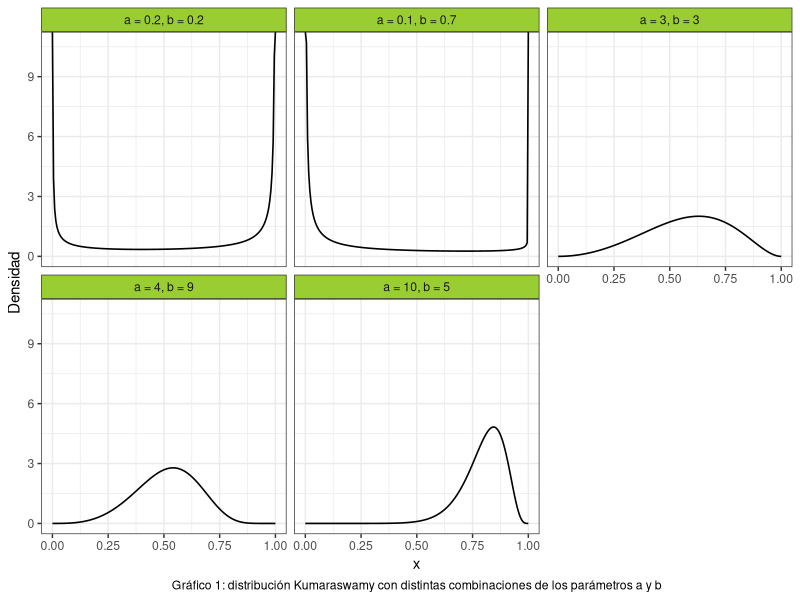
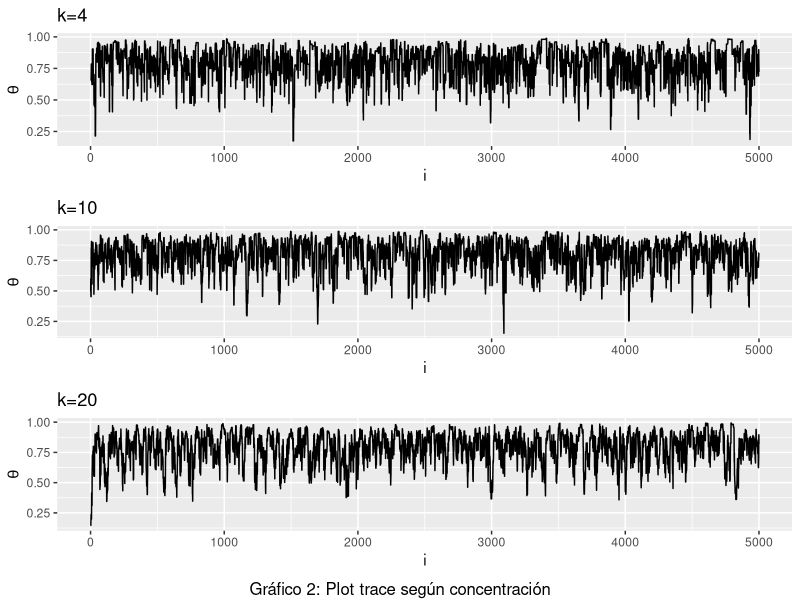
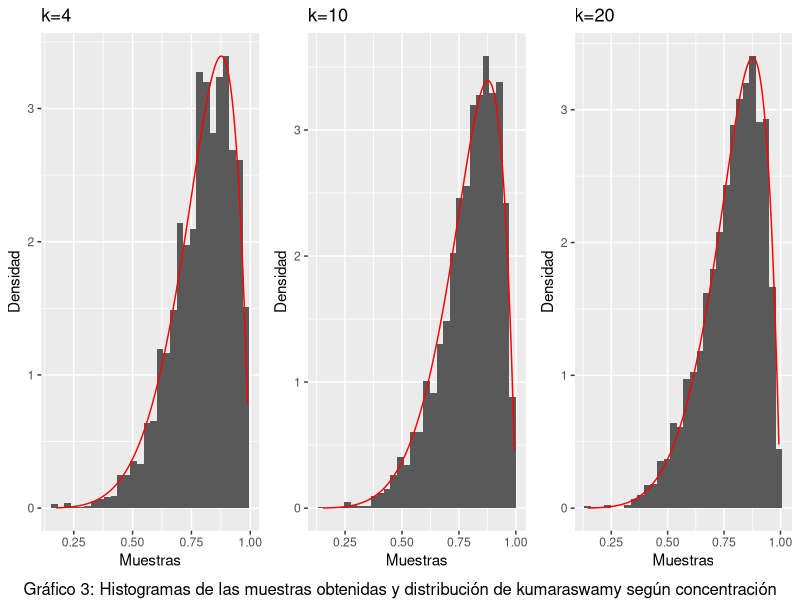
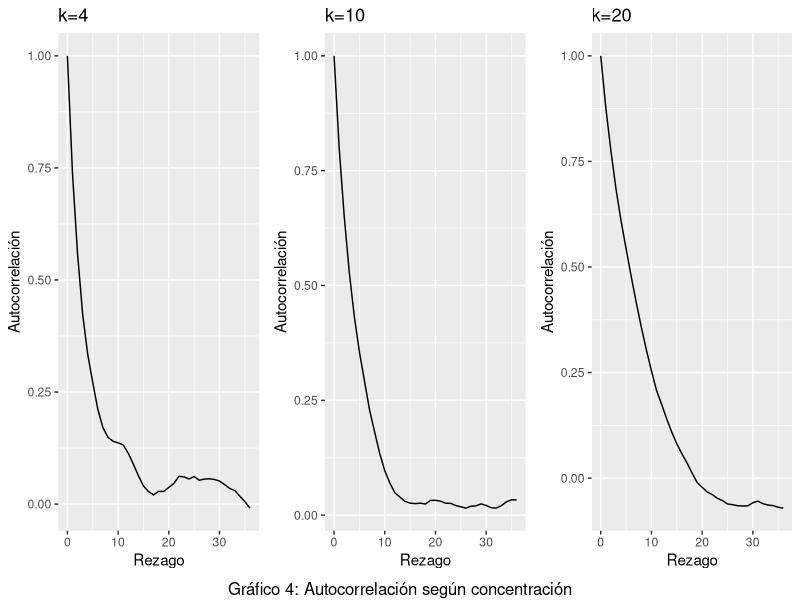
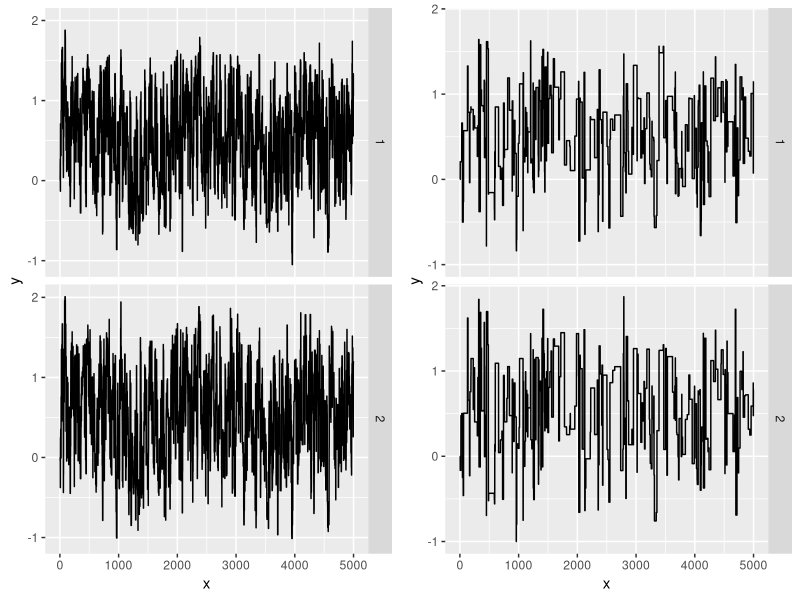
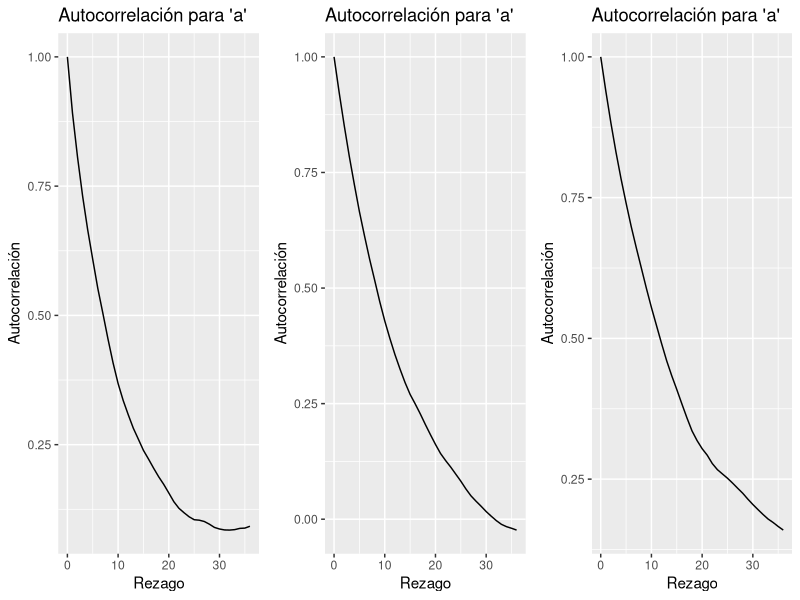
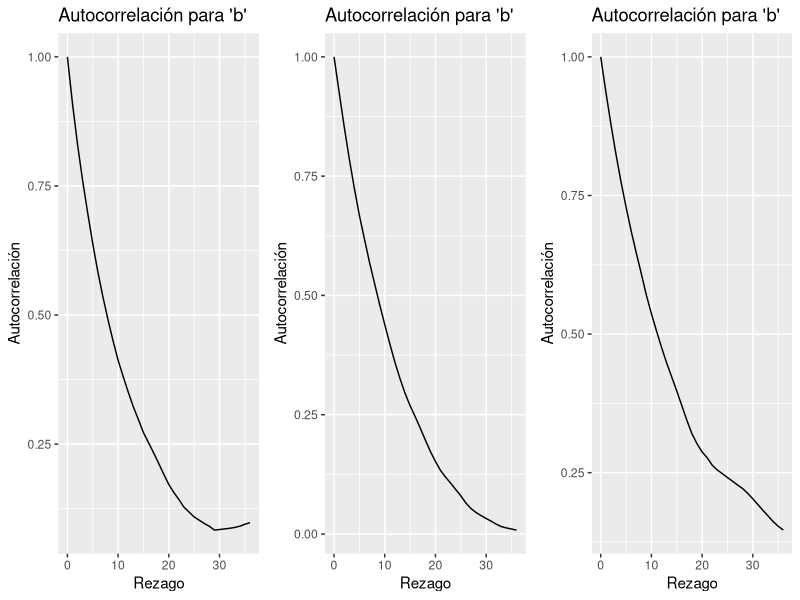

Reproduce these figures in R, in order.
## ---- chunk 1
#Librerias
library(ggplot2)
library(dplyr)
library(gridExtra)
library(kableExtra)
library(stats)
library(mvtnorm)
set.seed(394)
## ---- chunk 2

cant_saltos <- 0


sample_mh <- function(d_objetivo, r_propuesta, d_propuesta, p_inicial, n) {
  muestras <- matrix(nrow = n, ncol = length(p_inicial))
  muestras[1, ] <- p_inicial
  
  for(i in 2:n) {
    p_actual <- muestras[i-1,]
    p_nuevo <- r_propuesta(p_actual)
    
    f_nuevo <- d_objetivo(p_nuevo)
    f_actual <- d_objetivo(p_actual)
    
    q_actual <- d_propuesta(p_actual, mean = p_nuevo)
    q_nuevo <- d_propuesta(p_nuevo, mean = p_actual)
    
    alpha <- min(1, (f_nuevo/f_actual)*(q_actual/q_nuevo))
    aceptar <- rbinom(1, 1, alpha)
    
    if(aceptar) { 
      muestras[i,] <- p_nuevo
      cant_saltos <- cant_saltos + 1
      
    } else {
      muestras[i,] <- p_actual
    }
  }
  
  if (ncol(muestras) == 1) {
    muestras <- as.vector(muestras)
  } 
  return(list(muestras=muestras,cant_saltos=cant_saltos))
}

## ---- chunk 3
#Punto 2
# Crear grilla para los valores de "x"
grid_n <- 200
x_grid <- seq(0, 1, length.out = grid_n)

kumaraswamy <- function(x, a, b){
  a*b*(x^(a-1))*((1-(x^a))^(b-1))
}

a <- c(0.2, 0.1, 3, 4, 10)
b <- c(0.2, 0.7, 3, 9, 5)


#Creamos un data frame para graficar la distribución de Kumaraswamy:

data1 <- data.frame(
  Funcion = as.factor(rep(1:5, each = grid_n)),
  Densidad = numeric(5 * grid_n),
  Grilla = rep(x_grid, times = 5)
) 

# Completamos el data frame con las densidades:
for(i in 1:5) {
    indices <- seq(from = 1 + (i - 1) * 200, to = 200 + (i - 1) * 200)
    data1$Densidad[indices] <- kumaraswamy(x_grid, a[i], b[i])
}

# Cambiamos las etiquetas de las variables para mejorar el gráfico
levels(data1$Funcion) <- c("a = 0.2, b = 0.2",
                           "a = 0.1, b = 0.7",
                           "a = 3, b = 3",
                           "a = 4, b = 9",
                           "a = 10, b = 5")

ggplot(data = data1, aes(x = Grilla, y = Densidad)) +
  geom_line(size = 0.55) +
  facet_wrap(~Funcion) +
  theme_bw() +
  labs(x = "x",
       caption = "Gráfico 1: distribución Kumaraswamy con distintas combinaciones de los parámetros a y b") + 
  theme(
    strip.background = element_rect(fill = "olivedrab3"),
    plot.caption = element_text(hjust = 0.5)
  )

## ---- chunk 4
#Punto 3
concentracion3 <- c(4,10,20)
tabla3 <- data.frame ( 
  concentracion = rep(concentracion3, each = 5000),
  muestra = numeric(15000)
  )
tasa3 <- numeric(3)

for (i in 1:3) {
#Funciones a usar
d_objetivo3 <- function(x) kumaraswamy(x, 6, 2)
d_propuesta3 <- function(x, mean) dbeta(x, shape1 = mean * concentracion3[i], shape2 = (1-mean) * concentracion3[i])
r_propuesta3 <- function(x) rbeta(1, shape1 = x * concentracion3[i], shape2 = (1-x) * concentracion3[i])
#Donde x hace referencia a mu
n3 <- 5000
p_inicial3 <- rbeta(1,shape1=2,shape2=2)
funcion3 <- sample_mh(d_objetivo3, r_propuesta3, d_propuesta3, p_inicial3, n3)
indices <- seq(from = 1 + (i - 1) * 5000, to = 5000 + (i - 1) * 5000)
tabla3$muestra[indices] <- funcion3$muestras

tasa3[i] <- funcion3$cant_saltos/n3
} 

#Tasa de aceptacion
tabla3_2 <- data.frame(
  Concentracion = c("4","10","20"),
  Tasa_de_aceptacion = tasa3
) %>%
  kable() %>%
  kable_styling(bootstrap_options = c("striped","hover","condensed")) %>%
  add_footnote("Tabla 1: Tasa de aceptación")

print (tabla3_2)
## ---- chunk 5

#Gata peluda junta
# Agrego una columna con el orden de las muestras
tabla3$orden <- rep(1:5000, times = 3)
tabla3$concentracion <- as.factor(tabla3$concentracion) 


# Gráfico con múltiples líneas
grafico3_1 <- ggplot(data = tabla3, aes(x = orden, y = muestra, group = concentracion, color = concentracion)) +
  geom_line() +
  theme_bw() +
  labs(x = "x", y = "y", color = "Group", caption = "Gráfico: Trace plot para las 3 concentraciones") +
  theme(legend.position = "top")  



#Trace plots
plot_trace <- function(x){
  data.frame(x = seq_along(x), y = x) %>% 
    ggplot() +
    geom_line(aes(x = x, y = y))
}

grafico3_2 <- plot_trace(tabla3$muestra[1:5000]) +
              labs(x = "i", y = expression(theta), title = "k=4")
grafico3_3 <- plot_trace(tabla3$muestra[5001:10000]) +
              labs(x = "i", y = expression(theta), title = "k=10")
grafico3_4 <- plot_trace(tabla3$muestra[10001:15000]) +
              labs(x = "i", y = expression(theta), title = "k=20")

grid.arrange(grafico3_2,grafico3_3,grafico3_4, nrow=3, bottom ="Gráfico 2: Plot trace según concentración")
## ---- chunk 6

#Histogramas
plot_hist <- function(x, d_objetivo3) {
  x_seq <- seq(min(x), max(x), length.out = n3)
  df_hist <- data.frame(x = x)
  df_line <- data.frame(x = x_seq, y = d_objetivo3(x_seq))
  
  ggplot(df_hist)+
    geom_histogram(aes(x = x, y =after_stat(density))) +
    geom_line(aes(x = x, y = y), data = df_line, color = "red")
}

grafico3_5 <- plot_hist(tabla3$muestra[1:5000],d_objetivo3) +
  labs (title = "k=4", x = "Muestras", y = "Densidad")
grafico3_6 <- plot_hist(tabla3$muestra[5001:10000],d_objetivo3) +
  labs (title = "k=10", x = "Muestras", y = "Densidad")
grafico3_7 <- plot_hist(tabla3$muestra[10001:15000],d_objetivo3) +
  labs (title = "k=20", x = "Muestras", y = "Densidad")

grid.arrange(grafico3_5,grafico3_6,grafico3_7,nrow=1, bottom = "Gráfico 3: Histogramas de las muestras obtenidas y distribución de kumaraswamy según concentración")

## ---- chunk 7

#Graficos de autocorrelacion
plot_acf <- function(data, title) {
  acf_result <- acf(data, plot = FALSE)
  ggplot() +
    geom_line(aes(y = acf_result$acf, x = acf_result$lag)) +
    labs(title = title, x = "Rezago", y = "Autocorrelación")
}


grafico3_8 <- plot_acf(tabla3$muestra[1:5000], "k=4")
grafico3_9 <- plot_acf(tabla3$muestra[5001:10000], "k=10")
grafico3_10 <- plot_acf(tabla3$muestra[10001:15000], "k=20")

grid.arrange(grafico3_8,grafico3_9,grafico3_10,nrow=1,  bottom = "Gráfico 4: Autocorrelación según concentración") 

## ---- chunk 8
#Punto 4
muestra4_1 <- tabla3$muestra[1:5000]
muestra4_2 <- tabla3$muestra[5001:10000]
muestra4_3 <- tabla3$muestra[10001:15000]

#Calculo de la media y los percentiles 5 y 95 para X:
variable_x <- data.frame(
  Muestra = c("1", "2", "3"),
  Concentración = c("k=4", "k=10", "k=20"),
  Medias =  c(mean(muestra4_1), mean(muestra4_2), mean(muestra4_3)),
  Percentil_5 = c(quantile(muestra4_1, prob = c(0.05)),
                  quantile(muestra4_2, prob = c(0.05)),
                  quantile(muestra4_3, prob = c(0.05))
                  ),
  Percentil_95 = c(quantile(muestra4_1, prob = c(0.95)),
                  quantile(muestra4_2, prob = c(0.95)),
                  quantile(muestra4_3, prob = c(0.95))
                  )
) %>%
  kable() %>%
  kable_styling(bootstrap_options = c("striped","hover","condensed")) %>%
  add_footnote("Tabla 2: Media y percentiles de X")

print(variable_x)


## ---- chunk 9
#Cálculo de la media y los percentiles 5 y 95 para logit(X):
l_m1 <- log((muestra4_1/(1-muestra4_1)))
l_m2 <- log((muestra4_2/(1-muestra4_2)))
l_m3 <- log((muestra4_3/(1-muestra4_3)))



variable_logit_X <- data.frame(
  Muestra = c("1", "2", "3"),
  Concentración = c("k=4", "k=10", "k=20"),
  Medias = c(mean(l_m1), mean(l_m2), mean(l_m3)),
  Percentil_5 = c(quantile(l_m1, prob = c(0.05)),
                  quantile(l_m2, prob = c(0.05)),
                  quantile(l_m3, prob = c(0.05))
                  ),
  Percentil_95 = c(quantile(l_m1, prob = c(0.95)),
                  quantile(l_m2, prob = c(0.95)),
                  quantile(l_m3, prob = c(0.95))
                  )
) %>%
  kable() %>%
  kable_styling(bootstrap_options = c("striped","hover","condensed")) %>%
  add_footnote("Tabla 3: Media y percentiles de logit(X)")


print(variable_logit_X)


## ---- chunk 10
#Paso 7

# Funciones a utilizar
#1.Trace plot
plot_trace <- function(x, y) {
  n <- length(x)
  df <- data.frame(
    x = rep(1:n, 2),
    y = c(x,y),
    dimension = rep(1:2, each = n)
  )
  
  ggplot(df) + 
    geom_line(aes(x = x, y = y)) +
    facet_grid(rows = vars(dimension))
}


#2. Cálculo de R sombrero

W <- function(muestras) {
  
  mean(apply(muestras, 2, var))
 
}


B <-  function(muestras, M, S) {
  media_g <- mean(muestras)
  media_cadena <- mean(apply(muestras, 2, mean))
  
  
  b <- (S/(M-1))* sum((media_cadena-media_g)^2)
  #S = cantidad observaciones
  #M = cantidad muestras
  return(b)
}


r_hat <- function(x) {
  S <- nrow(x)
  M <- ncol(x)
  W <- W(x)
  B <- B(x, M, S)
  
  sqrt(((S/(S-1))*W + (1/S)*B)/W)
}

#3. Número efectivo de muestras
n_eff <- function(muestras){
  S <- length(muestras)
  autocorr <- acf(muestras, plot = F, lag = Inf)$acf
  limite <- which((autocorr < 0.001))[1] #sumamos hasta ese valor
  denom <- 1 + 2 * sum(autocorr[2:limite])
  
  S/denom
  
}


n7 <- 5000
funcion7_1 <- function(matriz_cov) {
    d_objetivo7 <- function(x) dmvnorm(x,c(0.4,0.75),matrix(c(1.35,0.4,0.4,2.4),nrow=2))
    d_propuesta7 <- function(x, mean) dmvnorm(x,mean = mean ,sigma = matriz_cov)
    r_propuesta7 <- function(x) rmvnorm(1, mean = x, sigma = matriz_cov)  


funcion7 <- sample_mh(d_objetivo7,r_propuesta7,d_propuesta7,c(0,0),n7)
muestra7 <- funcion7$muestras
grafico7_1 <- plot_trace(muestra7[,1],muestra7[,2])
r_sombrero <- r_hat(muestra7)
n_eff7_1 <- n_eff(muestra7[,1])
n_eff7_2 <- n_eff(muestra7[,2])
 return(list(grafico = grafico7_1, n1 = n_eff7_1, n2 = n_eff7_2, r = r_sombrero,
             muestra7 = muestra7))

}

#Evalucación de diferentes matrices de variancia y covariancia
matriz1 <- funcion7_1(matrix(c(2, 0.5, 0.5, 3), nrow = 2))
matriz2 <- funcion7_1(matrix(c(2, 0, 0, 3), nrow = 2))
matriz3 <- funcion7_1(matrix(c(0.4, 0, 0, 0.4), nrow = 2))
matriz4 <- funcion7_1(matrix(c(1, 0, 0, 1), nrow = 2))
matriz5 <- funcion7_1(matrix(c(5, 0, 0, 6), nrow = 2))

tabla <- data.frame(
  Matriz = c("1", "2", "3", "4", "5"),
  Num_efectivo_p1 = trunc(c(matriz1$n1, matriz2$n1, matriz3$n1, matriz4$n1, matriz5$n1)),
  Num_efectivo_p2 = trunc(c(matriz1$n2, matriz2$n2, matriz3$n2, matriz4$n2, matriz5$n2))
)
tabla
#Nos quedariamos con la ultima matriz.
## ---- chunk 11
#Punto 8: se calculan las probabilidades con la última matriz de var y cov.
muestra7 <- as.data.frame(matriz5$muestra7)
colnames(muestra7) <- c("X", "Y")

#Probabilidades estimadas
#Probabilidad n°1:
prob1 <- muestra7 %>% 
  filter(X > 1) %>% 
  count(Y < 0)

prob1$n[2]/(n7)


#Probabilidad n°2:
prob2 <- muestra7 %>% 
  filter(X > 1) %>% 
  count(Y > 2)

prob2$n[2]/(n7)



#Probabilidad n°3:
prob3 <- muestra7 %>% 
  filter(X > 0.4) %>% 
  count(Y > 0.75)

prob3$n[2]/(n7)



#Probabilidades reales:

#Probabilidad n°1:
pmvnorm(lower = c(1, -Inf), upper = c(Inf, 0), 
        mean = c(0.4, 0.75), sigma = matrix(c(1.35, 0.4, 0.4, 2.4), nrow = 2))

#Cómo funcionan "lower" y "upper"? 
#"lower" es un vector que indica los limites inferiores de cada variable: 1 para X y -Infinito para Y; "upper" funciona de manera igual.


#Probabilidad n°2:
pmvnorm(lower = c(1, 2), upper = c(Inf, Inf), 
        mean = c(0.4, 0.75), sigma = matrix(c(1.35, 0.4, 0.4, 2.4), nrow = 2))



#Probabilidad n°3:
pmvnorm(lower = c(0.4, 0.75), upper = c(Inf, Inf), 
        mean = c(0.4, 0.75), sigma = matrix(c(1.35, 0.4, 0.4, 2.4), nrow = 2))


## ---- chunk 12
#Punto 9

p_estrella <- function(x, a, b){
  exp(-((((a - x[1])^2) + b * ((x[2] - x[1])^2))^2))
}



n9 <- 5000

funcion9_1 <- function(matriz_cov) {
    d_objetivo9 <- function(x) p_estrella(x, 0.5, 5)
    d_propuesta9 <- function(x, mean) dmvnorm(x, mean = mean, sigma = matriz_cov)
    r_propuesta9 <- function(x) rmvnorm(1, mean = x, sigma = matriz_cov)  
    
    funcion9 <- sample_mh(d_objetivo9,r_propuesta9,d_propuesta9,c(0,0),n9)
    muestra9 <- funcion9$muestras
    grafico9_1 <- plot_trace(muestra9[,1],muestra9[,2])
    
    n_eff9_1 <- n_eff(muestra9[,1])
    n_eff9_2 <- n_eff(muestra9[,2])
    tasa9 <- funcion9$cant_saltos/n9
    autocorr_1 <- acf(muestra9[,1], plot = F)
    autocorr_2 <- acf(muestra9[,2], plot = F)
    
    return(list(grafico = grafico9_1, n1 = n_eff9_1, n2 = n_eff9_2,
             muestra9 = muestra9, tasa9 = tasa9, autocorr_p1 = autocorr_1,
             autocorr_p2 = autocorr_2))

}


matriz1 <- funcion9_1(matrix(c(0.3, 0.1, 0.1, 0.2), nrow = 2))
matriz2 <- funcion9_1(matrix(c(2, 0, 0, 2), nrow = 2))
matriz3 <- funcion9_1(matrix(c(4, 1, 1, 4), nrow = 2))



grafico9_1_1 <- ggplot()+
  geom_line(aes(y = matriz1$autocorr_p1$acf, x = matriz1$autocorr_p1$lag)) +
  labs (title = "Autocorrelación para 'a' ", x = "Rezago", y = "Autocorrelación")

grafico9_1_2 <- ggplot()+
  geom_line(aes(y = matriz1$autocorr_p2$acf, x = matriz1$autocorr_p2$lag)) +
  labs (title = "Autocorrelación para 'b' ", x = "Rezago", y = "Autocorrelación")


grafico9_2_1 <- ggplot()+
  geom_line(aes(y = matriz2$autocorr_p1$acf, x = matriz2$autocorr_p1$lag)) +
  labs (title = "Autocorrelación para 'a' ", x = "Rezago", y = "Autocorrelación")

grafico9_2_2 <- ggplot()+
  geom_line(aes(y = matriz2$autocorr_p2$acf, x = matriz2$autocorr_p2$lag)) +
  labs (title = "Autocorrelación para 'b' ", x = "Rezago", y = "Autocorrelación")

grafico9_3_1 <- ggplot()+
  geom_line(aes(y = matriz3$autocorr_p1$acf, x = matriz3$autocorr_p1$lag)) +
  labs (title = "Autocorrelación para 'a' ", x = "Rezago", y = "Autocorrelación")


grafico9_3_2 <- ggplot()+
  geom_line(aes(y = matriz3$autocorr_p2$acf, x = matriz3$autocorr_p2$lag)) +
  labs (title = "Autocorrelación para 'b' ", x = "Rezago", y = "Autocorrelación")
## ---- chunk 13
grid.arrange(matriz1$grafico, matriz3$grafico, ncol= 2)

tasas <- data.frame(
  Matriz = c("1", "2", "3"),
  Tasa = c(matriz1$tasa9, matriz2$tasa9, matriz3$tasa9)
)


grid.arrange(grafico9_1_1, grafico9_2_1, grafico9_3_1, ncol = 3)
grid.arrange(grafico9_1_2, grafico9_2_2, grafico9_3_2, ncol = 3)
## ---- chunk 14
#Punto 10
muestra9 <- as.data.frame(matriz1$muestra9)
colnames(muestra9) <- c("X", "Y")

#Probabilidades estimadas
#Probabilidad n°1:
prob1 <- muestra9 %>% 
  filter(X > 0 & X < 1 ) %>% 
  count(Y < 1 & Y > 0)

prob1$n[2]/(n9)



#Probabilidad n°2:
prob2 <- muestra9 %>% 
  filter(X > -1 & X < 0 ) %>% 
  count(Y < 1 & Y > 0)

prob2$n[2]/(n9)




#Probabilidad n°3:
prob3 <- muestra9 %>% 
  filter(X > 1 & X < 2 ) %>% 
  count(Y < 3 & Y > 2)

prob3$n[2]/(n9)
## ---- chunk 15
# Punto 11
# Calculo P(0<X1<1, 0<X2<1)

k <- 10000
u <- matrix(runif(k*2), ncol = 2)
p_estrella_eval <- numeric(k)

for (i in 1:k) {
  p_estrella_eval[i] <- p_estrella(u[i,], 0.5, 5)
}

rdo_prob1 <- mean(p_estrella_eval)

# Calculo P(-1<X1<0, 0<X2<1)

u <- matrix(c(runif(k, min = -1, max = 0),
              runif(k, min = 0, max = 1)),
            ncol = 2)

for (i in 1:k) {
  p_estrella_eval[i] <- p_estrella(u[i,], 0.5, 5)
}

rdo_prob2 <- mean(p_estrella_eval)

# Calculo P(1<X1<2, 2<X2<3)

u <- matrix(c(runif(k, min = 1, max = 2),
              runif(k, min = 2, max = 3)),
            ncol = 2)

for (i in 1:k) {
  p_estrella_eval[i] <- p_estrella(u[i,], 0.5, 5)
}

rdo_prob3 <- mean(p_estrella_eval)
